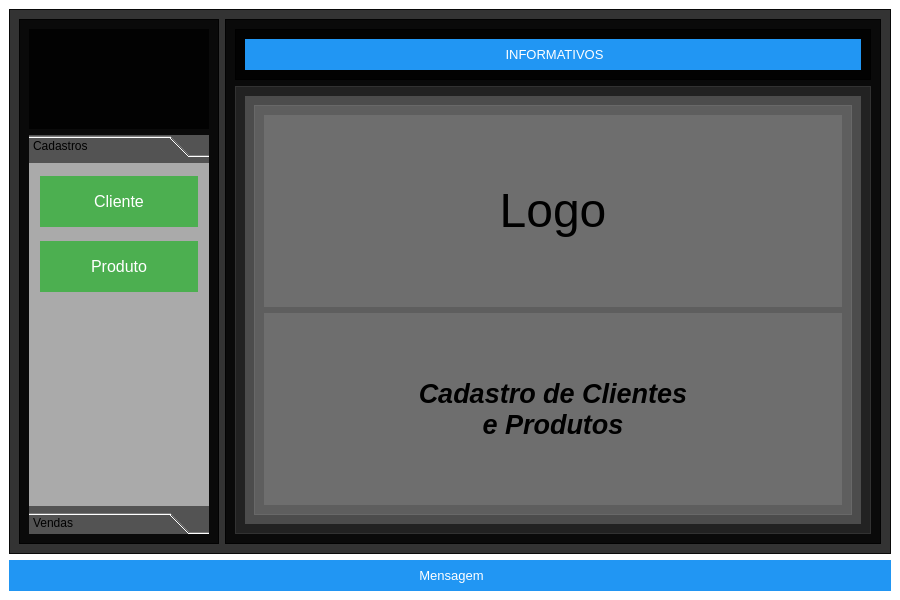
<?xml version="1.0" encoding="UTF-8"?>
<ui version="4.0">
 <class>MainWindow</class>
 <widget class="QMainWindow" name="MainWindow">
  <property name="geometry">
   <rect>
    <x>0</x>
    <y>0</y>
    <width>900</width>
    <height>600</height>
   </rect>
  </property>
  <property name="windowTitle">
   <string>MainWindow</string>
  </property>
  <property name="styleSheet">
   <string notr="true">background-color: rgb(255, 255, 255);</string>
  </property>
  <widget class="QWidget" name="centralwidget">
   <layout class="QVBoxLayout" name="verticalLayout">
    <item>
     <widget class="QFrame" name="frame">
      <property name="sizePolicy">
       <sizepolicy hsizetype="Preferred" vsizetype="Minimum">
        <horstretch>0</horstretch>
        <verstretch>0</verstretch>
       </sizepolicy>
      </property>
      <property name="styleSheet">
       <string notr="true">background-color: rgba(0, 0, 0, 0.8);</string>
      </property>
      <property name="frameShape">
       <enum>QFrame::StyledPanel</enum>
      </property>
      <property name="frameShadow">
       <enum>QFrame::Raised</enum>
      </property>
      <layout class="QHBoxLayout" name="horizontalLayout">
       <item>
        <widget class="QFrame" name="frame_2">
         <property name="sizePolicy">
          <sizepolicy hsizetype="Maximum" vsizetype="Preferred">
           <horstretch>0</horstretch>
           <verstretch>0</verstretch>
          </sizepolicy>
         </property>
         <property name="minimumSize">
          <size>
           <width>200</width>
           <height>0</height>
          </size>
         </property>
         <property name="frameShape">
          <enum>QFrame::StyledPanel</enum>
         </property>
         <property name="frameShadow">
          <enum>QFrame::Raised</enum>
         </property>
         <layout class="QVBoxLayout" name="verticalLayout_3">
          <item>
           <widget class="QLabel" name="label_2">
            <property name="minimumSize">
             <size>
              <width>100</width>
              <height>100</height>
             </size>
            </property>
            <property name="styleSheet">
             <string notr="true">color: #fff;</string>
            </property>
            <property name="text">
             <string>&lt;html&gt;&lt;head/&gt;&lt;body&gt;&lt;p align=&quot;center&quot;&gt;&lt;br/&gt;&lt;/p&gt;&lt;/body&gt;&lt;/html&gt;</string>
            </property>
            <property name="scaledContents">
             <bool>true</bool>
            </property>
           </widget>
          </item>
          <item>
           <widget class="QToolBox" name="toolBox">
            <property name="styleSheet">
             <string notr="true">background-color: rgba(255, 255, 255, 0.3);</string>
            </property>
            <property name="currentIndex">
             <number>0</number>
            </property>
            <widget class="QWidget" name="mCadastros">
             <property name="geometry">
              <rect>
               <x>0</x>
               <y>0</y>
               <width>180</width>
               <height>344</height>
              </rect>
             </property>
             <attribute name="label">
              <string>Cadastros</string>
             </attribute>
             <layout class="QVBoxLayout" name="verticalLayout_2">
              <item>
               <widget class="QPushButton" name="btnCliente">
                <property name="minimumSize">
                 <size>
                  <width>100</width>
                  <height>50</height>
                 </size>
                </property>
                <property name="cursor">
                 <cursorShape>PointingHandCursor</cursorShape>
                </property>
                <property name="styleSheet">
                 <string notr="true">QPushButton{
	background-color: #4CAF50;
  	border: none;
  	color: #fff;
  	padding: 16px 32px;
  	text-align: center;
  	text-decoration: none;
  	font-size: 16px;
  	margin: 4px 2px;
  	transition-duration: 0.4s;
}
QPushButton:hover{
	background-color: rgb(255, 255, 0);
  	color: #4CAF50;
	font: 300 16px &quot;MS Shell Dlg 2&quot;;
}</string>
                </property>
                <property name="text">
                 <string>Cliente</string>
                </property>
               </widget>
              </item>
              <item>
               <widget class="QPushButton" name="btnProduto">
                <property name="minimumSize">
                 <size>
                  <width>100</width>
                  <height>50</height>
                 </size>
                </property>
                <property name="cursor">
                 <cursorShape>PointingHandCursor</cursorShape>
                </property>
                <property name="styleSheet">
                 <string notr="true">QPushButton{
	background-color: #4CAF50;
  	border: none;
  	color: #fff;
  	padding: 16px 32px;
  	text-align: center;
  	text-decoration: none;
  	font-size: 16px;
  	margin: 4px 2px;
  	transition-duration: 0.4s;
}
QPushButton:hover{
	background-color: rgb(255, 255, 0);
  	color: #4CAF50;
	font: 300 16px &quot;MS Shell Dlg 2&quot;;
}</string>
                </property>
                <property name="text">
                 <string>Produto</string>
                </property>
               </widget>
              </item>
              <item>
               <spacer name="verticalSpacer">
                <property name="orientation">
                 <enum>Qt::Vertical</enum>
                </property>
                <property name="sizeHint" stdset="0">
                 <size>
                  <width>20</width>
                  <height>40</height>
                 </size>
                </property>
               </spacer>
              </item>
             </layout>
            </widget>
            <widget class="QWidget" name="mVendas">
             <property name="geometry">
              <rect>
               <x>0</x>
               <y>0</y>
               <width>180</width>
               <height>344</height>
              </rect>
             </property>
             <attribute name="label">
              <string>Vendas</string>
             </attribute>
            </widget>
           </widget>
          </item>
         </layout>
        </widget>
       </item>
       <item>
        <widget class="QFrame" name="frame_3">
         <property name="frameShape">
          <enum>QFrame::StyledPanel</enum>
         </property>
         <property name="frameShadow">
          <enum>QFrame::Raised</enum>
         </property>
         <layout class="QVBoxLayout" name="verticalLayout_7">
          <item>
           <layout class="QVBoxLayout" name="verticalLayout_6">
            <item>
             <widget class="QFrame" name="frame_5">
              <property name="sizePolicy">
               <sizepolicy hsizetype="Preferred" vsizetype="Maximum">
                <horstretch>0</horstretch>
                <verstretch>0</verstretch>
               </sizepolicy>
              </property>
              <property name="frameShape">
               <enum>QFrame::StyledPanel</enum>
              </property>
              <property name="frameShadow">
               <enum>QFrame::Raised</enum>
              </property>
              <layout class="QVBoxLayout" name="verticalLayout_4">
               <item>
                <widget class="QLabel" name="label_3">
                 <property name="minimumSize">
                  <size>
                   <width>0</width>
                   <height>25</height>
                  </size>
                 </property>
                 <property name="styleSheet">
                  <string notr="true">padding: 8px;
background-color: #2196F3;
color: white;
opacity: 0.83;
transition: opacity 0.6s;</string>
                 </property>
                 <property name="text">
                  <string>&lt;html&gt;&lt;head/&gt;&lt;body&gt;&lt;p align=&quot;center&quot;&gt;&lt;span style=&quot; font-size:10pt;&quot;&gt;INFORMATIVOS&lt;/span&gt;&lt;/p&gt;&lt;/body&gt;&lt;/html&gt;</string>
                 </property>
                </widget>
               </item>
              </layout>
             </widget>
            </item>
            <item>
             <widget class="QFrame" name="frame_4">
              <property name="sizePolicy">
               <sizepolicy hsizetype="Preferred" vsizetype="Minimum">
                <horstretch>0</horstretch>
                <verstretch>0</verstretch>
               </sizepolicy>
              </property>
              <property name="styleSheet">
               <string notr="true">background-color: rgba(255, 255, 255, 0.1);</string>
              </property>
              <property name="frameShape">
               <enum>QFrame::StyledPanel</enum>
              </property>
              <property name="frameShadow">
               <enum>QFrame::Raised</enum>
              </property>
              <layout class="QVBoxLayout" name="verticalLayout_11">
               <item>
                <widget class="QStackedWidget" name="Pages">
                 <property name="styleSheet">
                  <string notr="true">background-color: rgba(255, 255, 255, 0.1);</string>
                 </property>
                 <property name="currentIndex">
                  <number>0</number>
                 </property>
                 <widget class="QWidget" name="pageShow">
                  <layout class="QVBoxLayout" name="verticalLayout_20">
                   <item>
                    <widget class="QFrame" name="frame_11">
                     <property name="frameShape">
                      <enum>QFrame::StyledPanel</enum>
                     </property>
                     <property name="frameShadow">
                      <enum>QFrame::Raised</enum>
                     </property>
                     <layout class="QVBoxLayout" name="verticalLayout_19">
                      <item>
                       <layout class="QVBoxLayout" name="verticalLayout_18">
                        <item>
                         <widget class="QLabel" name="label_8">
                          <property name="text">
                           <string>&lt;html&gt;&lt;head/&gt;&lt;body&gt;&lt;p align=&quot;center&quot;&gt;&lt;span style=&quot; font-size:36pt;&quot;&gt;Logo&lt;/span&gt;&lt;/p&gt;&lt;/body&gt;&lt;/html&gt;</string>
                          </property>
                         </widget>
                        </item>
                        <item>
                         <widget class="QLabel" name="label_9">
                          <property name="text">
                           <string>&lt;html&gt;&lt;head/&gt;&lt;body&gt;&lt;p align=&quot;center&quot;&gt;&lt;span style=&quot; font-size:20pt; font-weight:600; font-style:italic;&quot;&gt;Cadastro de Clientes&lt;/span&gt;&lt;br /&gt;&lt;span style=&quot; font-size:20pt; font-weight:600; font-style:italic;&quot;&gt;e Produtos&lt;/span&gt;&lt;/p&gt;&lt;/body&gt;&lt;/html&gt;</string>
                          </property>
                         </widget>
                        </item>
                       </layout>
                      </item>
                     </layout>
                    </widget>
                   </item>
                  </layout>
                 </widget>
                 <widget class="QWidget" name="pageClientes">
                  <layout class="QVBoxLayout" name="verticalLayout_15">
                   <item>
                    <widget class="QTabWidget" name="tabWidget_2">
                     <property name="styleSheet">
                      <string notr="true">background-color: rgba(0, 0, 0, 0.5);</string>
                     </property>
                     <property name="currentIndex">
                      <number>0</number>
                     </property>
                     <widget class="QWidget" name="tabCli">
                      <attribute name="title">
                       <string>Cadastro Clientes</string>
                      </attribute>
                      <layout class="QVBoxLayout" name="verticalLayout_12">
                       <item>
                        <layout class="QVBoxLayout" name="verticalLayout_13">
                         <item>
                          <widget class="QFrame" name="frame_8">
                           <property name="sizePolicy">
                            <sizepolicy hsizetype="Preferred" vsizetype="Minimum">
                             <horstretch>0</horstretch>
                             <verstretch>0</verstretch>
                            </sizepolicy>
                           </property>
                           <property name="frameShape">
                            <enum>QFrame::StyledPanel</enum>
                           </property>
                           <property name="frameShadow">
                            <enum>QFrame::Raised</enum>
                           </property>
                           <layout class="QGridLayout" name="gridLayout_2">
                            <item row="0" column="0" colspan="2">
                             <widget class="QLabel" name="label_6">
                              <property name="sizePolicy">
                               <sizepolicy hsizetype="Preferred" vsizetype="Maximum">
                                <horstretch>0</horstretch>
                                <verstretch>0</verstretch>
                               </sizepolicy>
                              </property>
                              <property name="styleSheet">
                               <string notr="true">padding: 10px;
background-color: #fff;
color: #000;
font-weight: 300;</string>
                              </property>
                              <property name="text">
                               <string>&lt;html&gt;&lt;head/&gt;&lt;body&gt;&lt;p align=&quot;center&quot;&gt;&lt;span style=&quot; font-size:20pt; font-weight:600;&quot;&gt;Cadastro Clientes&lt;/span&gt;&lt;/p&gt;&lt;/body&gt;&lt;/html&gt;</string>
                              </property>
                             </widget>
                            </item>
                            <item row="2" column="0">
                             <widget class="QLineEdit" name="lineEdit_6">
                              <property name="minimumSize">
                               <size>
                                <width>0</width>
                                <height>25</height>
                               </size>
                              </property>
                              <property name="styleSheet">
                               <string notr="true">width: 100%;
padding: 5px 20px;
display: inline-block;
border: 1px solid #ccc;
border-radius: 4px;
box-sizing: border-box;
background-color: rgb(255, 255, 255);</string>
                              </property>
                              <property name="alignment">
                               <set>Qt::AlignCenter</set>
                              </property>
                              <property name="placeholderText">
                               <string>Nome do Cliente</string>
                              </property>
                             </widget>
                            </item>
                            <item row="2" column="1">
                             <widget class="QLineEdit" name="lineEdit_5">
                              <property name="minimumSize">
                               <size>
                                <width>0</width>
                                <height>25</height>
                               </size>
                              </property>
                              <property name="styleSheet">
                               <string notr="true">width: 100%;
padding: 5px 20px;
display: inline-block;
border: 1px solid #ccc;
border-radius: 4px;
box-sizing: border-box;
background-color: rgb(255, 255, 255);</string>
                              </property>
                              <property name="alignment">
                               <set>Qt::AlignCenter</set>
                              </property>
                              <property name="placeholderText">
                               <string>CPF</string>
                              </property>
                             </widget>
                            </item>
                            <item row="3" column="0">
                             <widget class="QLineEdit" name="lineEdit_7">
                              <property name="minimumSize">
                               <size>
                                <width>0</width>
                                <height>25</height>
                               </size>
                              </property>
                              <property name="styleSheet">
                               <string notr="true">width: 100%;
padding: 5px 20px;
display: inline-block;
border: 1px solid #ccc;
border-radius: 4px;
box-sizing: border-box;
background-color: rgb(255, 255, 255);</string>
                              </property>
                              <property name="alignment">
                               <set>Qt::AlignCenter</set>
                              </property>
                              <property name="placeholderText">
                               <string>E-mail</string>
                              </property>
                             </widget>
                            </item>
                            <item row="1" column="0" colspan="2">
                             <widget class="QLabel" name="label_7">
                              <property name="sizePolicy">
                               <sizepolicy hsizetype="Preferred" vsizetype="Maximum">
                                <horstretch>0</horstretch>
                                <verstretch>0</verstretch>
                               </sizepolicy>
                              </property>
                              <property name="styleSheet">
                               <string notr="true">padding: 8px;
background-color: #2196F3;
color: white;
opacity: 0.83;
transition: opacity 0.6s;</string>
                              </property>
                              <property name="text">
                               <string>&lt;html&gt;&lt;head/&gt;&lt;body&gt;&lt;p align=&quot;center&quot;&gt;&lt;span style=&quot; font-size:12pt;&quot;&gt;** Todos os campos são obrigatórios&lt;/span&gt;&lt;/p&gt;&lt;/body&gt;&lt;/html&gt;</string>
                              </property>
                             </widget>
                            </item>
                            <item row="3" column="1">
                             <widget class="QLineEdit" name="lineEdit_8">
                              <property name="minimumSize">
                               <size>
                                <width>0</width>
                                <height>25</height>
                               </size>
                              </property>
                              <property name="styleSheet">
                               <string notr="true">width: 100%;
padding: 5px 20px;
display: inline-block;
border: 1px solid #ccc;
border-radius: 4px;
box-sizing: border-box;
background-color: rgb(255, 255, 255);</string>
                              </property>
                              <property name="alignment">
                               <set>Qt::AlignCenter</set>
                              </property>
                              <property name="placeholderText">
                               <string>Endereço</string>
                              </property>
                             </widget>
                            </item>
                            <item row="4" column="0">
                             <widget class="QLineEdit" name="lineEdit_9">
                              <property name="minimumSize">
                               <size>
                                <width>0</width>
                                <height>25</height>
                               </size>
                              </property>
                              <property name="styleSheet">
                               <string notr="true">width: 100%;
padding: 5px 20px;
display: inline-block;
border: 1px solid #ccc;
border-radius: 4px;
box-sizing: border-box;
background-color: rgb(255, 255, 255);</string>
                              </property>
                              <property name="alignment">
                               <set>Qt::AlignCenter</set>
                              </property>
                              <property name="placeholderText">
                               <string>Fone</string>
                              </property>
                             </widget>
                            </item>
                            <item row="4" column="1">
                             <widget class="QLineEdit" name="lineEdit_10">
                              <property name="minimumSize">
                               <size>
                                <width>0</width>
                                <height>25</height>
                               </size>
                              </property>
                              <property name="styleSheet">
                               <string notr="true">width: 100%;
padding: 5px 20px;
display: inline-block;
border: 1px solid #ccc;
border-radius: 4px;
box-sizing: border-box;
background-color: rgb(255, 255, 255);</string>
                              </property>
                              <property name="alignment">
                               <set>Qt::AlignCenter</set>
                              </property>
                              <property name="placeholderText">
                               <string>Bairro</string>
                              </property>
                             </widget>
                            </item>
                            <item row="5" column="0">
                             <widget class="QComboBox" name="comboBox">
                              <property name="styleSheet">
                               <string notr="true">width: 100%;
padding: 5px 10px;
display: inline-block;
border: 1px solid #ccc;
border-radius: 4px;
box-sizing: border-box;
background-color: rgb(255, 255, 255);</string>
                              </property>
                              <item>
                               <property name="text">
                                <string>-- Categoria --</string>
                               </property>
                              </item>
                             </widget>
                            </item>
                           </layout>
                          </widget>
                         </item>
                         <item>
                          <widget class="QFrame" name="frame_9">
                           <property name="sizePolicy">
                            <sizepolicy hsizetype="Preferred" vsizetype="Maximum">
                             <horstretch>0</horstretch>
                             <verstretch>0</verstretch>
                            </sizepolicy>
                           </property>
                           <property name="frameShape">
                            <enum>QFrame::StyledPanel</enum>
                           </property>
                           <property name="frameShadow">
                            <enum>QFrame::Raised</enum>
                           </property>
                           <layout class="QVBoxLayout" name="verticalLayout_14">
                            <item>
                             <widget class="QPushButton" name="btnSalvarCli">
                              <property name="sizePolicy">
                               <sizepolicy hsizetype="Maximum" vsizetype="Fixed">
                                <horstretch>0</horstretch>
                                <verstretch>0</verstretch>
                               </sizepolicy>
                              </property>
                              <property name="minimumSize">
                               <size>
                                <width>150</width>
                                <height>30</height>
                               </size>
                              </property>
                              <property name="cursor">
                               <cursorShape>PointingHandCursor</cursorShape>
                              </property>
                              <property name="layoutDirection">
                               <enum>Qt::RightToLeft</enum>
                              </property>
                              <property name="styleSheet">
                               <string notr="true">QPushButton{
	background-color: #4CAF50;
  	border: none;
  	color: #fff;
  	padding: 16px 32px;
  	text-align: center;
  	text-decoration: none;
  	font-size: 16px;
  	margin: 4px 2px;
  	transition-duration: 0.4s;
}
QPushButton:hover{
	background-color: rgb(255, 255, 0);
  	color: #4CAF50;
	font: 300 16px &quot;MS Shell Dlg 2&quot;;
}</string>
                              </property>
                              <property name="text">
                               <string>Salvar</string>
                              </property>
                             </widget>
                            </item>
                           </layout>
                          </widget>
                         </item>
                        </layout>
                       </item>
                      </layout>
                     </widget>
                     <widget class="QWidget" name="tabCliList">
                      <attribute name="title">
                       <string>Listar Clientes</string>
                      </attribute>
                      <layout class="QVBoxLayout" name="verticalLayout_16">
                       <item>
                        <layout class="QHBoxLayout" name="horizontalLayout_2">
                         <item>
                          <widget class="QTableWidget" name="tableWidget">
                           <column>
                            <property name="text">
                             <string>Nome</string>
                            </property>
                           </column>
                           <column>
                            <property name="text">
                             <string>Cpf</string>
                            </property>
                           </column>
                           <column>
                            <property name="text">
                             <string>Email</string>
                            </property>
                           </column>
                           <column>
                            <property name="text">
                             <string>New Column</string>
                            </property>
                           </column>
                           <column>
                            <property name="text">
                             <string>Endereco</string>
                            </property>
                           </column>
                           <column>
                            <property name="text">
                             <string>Bairro</string>
                            </property>
                           </column>
                           <column>
                            <property name="text">
                             <string>Categoria</string>
                            </property>
                           </column>
                          </widget>
                         </item>
                         <item>
                          <widget class="QFrame" name="frame_10">
                           <property name="sizePolicy">
                            <sizepolicy hsizetype="Maximum" vsizetype="Minimum">
                             <horstretch>0</horstretch>
                             <verstretch>0</verstretch>
                            </sizepolicy>
                           </property>
                           <property name="minimumSize">
                            <size>
                             <width>100</width>
                             <height>0</height>
                            </size>
                           </property>
                           <property name="frameShape">
                            <enum>QFrame::StyledPanel</enum>
                           </property>
                           <property name="frameShadow">
                            <enum>QFrame::Raised</enum>
                           </property>
                           <layout class="QVBoxLayout" name="verticalLayout_17">
                            <item>
                             <widget class="QPushButton" name="btnAlterar">
                              <property name="minimumSize">
                               <size>
                                <width>50</width>
                                <height>50</height>
                               </size>
                              </property>
                              <property name="styleSheet">
                               <string notr="true">QPushButton{
	background-color: #4CAF50;
  	border: none;
  	color: #fff;
  	text-align: center;
  	text-decoration: none;
  	font-size: 14px;
  	transition-duration: 0.4s;
}
QPushButton:hover{
	background-color: rgb(255, 255, 0);
  	color: #4CAF50;
	font: 300 14px &quot;MS Shell Dlg 2&quot;;
}</string>
                              </property>
                              <property name="text">
                               <string>Alterar</string>
                              </property>
                             </widget>
                            </item>
                            <item>
                             <widget class="QPushButton" name="btnExcluir">
                              <property name="minimumSize">
                               <size>
                                <width>50</width>
                                <height>50</height>
                               </size>
                              </property>
                              <property name="styleSheet">
                               <string notr="true">QPushButton{
	background-color: #4CAF50;
  	border: none;
  	color: #fff;
  	padding: 16px 32px;
  	text-align: center;
  	text-decoration: none;
  	font-size: 16px;
  	margin: 4px 2px;
  	transition-duration: 0.4s;
}
QPushButton:hover{
	background-color: rgb(255, 255, 0);
  	color: #4CAF50;
	font: 300 16px &quot;MS Shell Dlg 2&quot;;
}</string>
                              </property>
                              <property name="text">
                               <string>Excluir</string>
                              </property>
                             </widget>
                            </item>
                            <item>
                             <spacer name="verticalSpacer_2">
                              <property name="orientation">
                               <enum>Qt::Vertical</enum>
                              </property>
                              <property name="sizeHint" stdset="0">
                               <size>
                                <width>20</width>
                                <height>40</height>
                               </size>
                              </property>
                             </spacer>
                            </item>
                           </layout>
                          </widget>
                         </item>
                        </layout>
                       </item>
                      </layout>
                     </widget>
                    </widget>
                   </item>
                  </layout>
                 </widget>
                 <widget class="QWidget" name="pageProdutos">
                  <layout class="QVBoxLayout" name="verticalLayout_5">
                   <item>
                    <widget class="QTabWidget" name="tabWidget">
                     <property name="styleSheet">
                      <string notr="true">background-color: rgba(0, 0, 0, 0.5);</string>
                     </property>
                     <property name="currentIndex">
                      <number>0</number>
                     </property>
                     <widget class="QWidget" name="tabProd">
                      <attribute name="title">
                       <string>Cadastrar Produtos</string>
                      </attribute>
                      <layout class="QVBoxLayout" name="verticalLayout_10">
                       <item>
                        <layout class="QVBoxLayout" name="verticalLayout_8">
                         <item>
                          <widget class="QFrame" name="frame_6">
                           <property name="sizePolicy">
                            <sizepolicy hsizetype="Preferred" vsizetype="Minimum">
                             <horstretch>0</horstretch>
                             <verstretch>0</verstretch>
                            </sizepolicy>
                           </property>
                           <property name="frameShape">
                            <enum>QFrame::StyledPanel</enum>
                           </property>
                           <property name="frameShadow">
                            <enum>QFrame::Raised</enum>
                           </property>
                           <layout class="QGridLayout" name="gridLayout">
                            <item row="0" column="0" colspan="2">
                             <widget class="QLabel" name="label_4">
                              <property name="sizePolicy">
                               <sizepolicy hsizetype="Preferred" vsizetype="Maximum">
                                <horstretch>0</horstretch>
                                <verstretch>0</verstretch>
                               </sizepolicy>
                              </property>
                              <property name="styleSheet">
                               <string notr="true">padding: 10px;
background-color: #fff;
color: #000;
font-weight: 300;</string>
                              </property>
                              <property name="text">
                               <string>&lt;html&gt;&lt;head/&gt;&lt;body&gt;&lt;p align=&quot;center&quot;&gt;&lt;span style=&quot; font-size:20pt; font-weight:600;&quot;&gt;Cadastro Produtos&lt;/span&gt;&lt;/p&gt;&lt;/body&gt;&lt;/html&gt;</string>
                              </property>
                             </widget>
                            </item>
                            <item row="2" column="1">
                             <widget class="QLineEdit" name="lineEdit_3">
                              <property name="minimumSize">
                               <size>
                                <width>0</width>
                                <height>25</height>
                               </size>
                              </property>
                              <property name="styleSheet">
                               <string notr="true">width: 100%;
padding: 12px 20px;
margin: 8px 0;
display: inline-block;
border: 1px solid #ccc;
border-radius: 4px;
box-sizing: border-box;
background-color: rgb(255, 255, 255);</string>
                              </property>
                              <property name="alignment">
                               <set>Qt::AlignCenter</set>
                              </property>
                              <property name="placeholderText">
                               <string>Código</string>
                              </property>
                             </widget>
                            </item>
                            <item row="2" column="0">
                             <widget class="QLineEdit" name="lineEdit">
                              <property name="minimumSize">
                               <size>
                                <width>0</width>
                                <height>25</height>
                               </size>
                              </property>
                              <property name="styleSheet">
                               <string notr="true">width: 100%;
padding: 12px 20px;
margin: 8px 0;
display: inline-block;
border: 1px solid #ccc;
border-radius: 4px;
box-sizing: border-box;
background-color: rgb(255, 255, 255);</string>
                              </property>
                              <property name="alignment">
                               <set>Qt::AlignCenter</set>
                              </property>
                              <property name="placeholderText">
                               <string>Nome do Produto</string>
                              </property>
                             </widget>
                            </item>
                            <item row="3" column="0">
                             <widget class="QLineEdit" name="lineEdit_2">
                              <property name="minimumSize">
                               <size>
                                <width>0</width>
                                <height>25</height>
                               </size>
                              </property>
                              <property name="styleSheet">
                               <string notr="true">width: 100%;
padding: 12px 20px;
margin: 8px 0;
display: inline-block;
border: 1px solid #ccc;
border-radius: 4px;
box-sizing: border-box;
background-color: rgb(255, 255, 255);</string>
                              </property>
                              <property name="alignment">
                               <set>Qt::AlignCenter</set>
                              </property>
                              <property name="placeholderText">
                               <string>Preço R$</string>
                              </property>
                             </widget>
                            </item>
                            <item row="3" column="1">
                             <widget class="QLineEdit" name="lineEdit_4">
                              <property name="minimumSize">
                               <size>
                                <width>0</width>
                                <height>25</height>
                               </size>
                              </property>
                              <property name="styleSheet">
                               <string notr="true">width: 100%;
padding: 12px 20px;
margin: 8px 0;
display: inline-block;
border: 1px solid #ccc;
border-radius: 4px;
box-sizing: border-box;
background-color: rgb(255, 255, 255);</string>
                              </property>
                              <property name="alignment">
                               <set>Qt::AlignCenter</set>
                              </property>
                              <property name="placeholderText">
                               <string>Quant. Estoque</string>
                              </property>
                             </widget>
                            </item>
                            <item row="1" column="0" colspan="2">
                             <widget class="QLabel" name="label_5">
                              <property name="sizePolicy">
                               <sizepolicy hsizetype="Preferred" vsizetype="Maximum">
                                <horstretch>0</horstretch>
                                <verstretch>0</verstretch>
                               </sizepolicy>
                              </property>
                              <property name="styleSheet">
                               <string notr="true">padding: 8px;
background-color: #2196F3;
color: white;
opacity: 0.83;
transition: opacity 0.6s;</string>
                              </property>
                              <property name="text">
                               <string>&lt;html&gt;&lt;head/&gt;&lt;body&gt;&lt;p align=&quot;center&quot;&gt;&lt;span style=&quot; font-size:12pt;&quot;&gt;** Todos os campos são obrigatórios&lt;/span&gt;&lt;/p&gt;&lt;/body&gt;&lt;/html&gt;</string>
                              </property>
                             </widget>
                            </item>
                           </layout>
                          </widget>
                         </item>
                         <item>
                          <widget class="QFrame" name="frame_7">
                           <property name="sizePolicy">
                            <sizepolicy hsizetype="Preferred" vsizetype="Maximum">
                             <horstretch>0</horstretch>
                             <verstretch>0</verstretch>
                            </sizepolicy>
                           </property>
                           <property name="frameShape">
                            <enum>QFrame::StyledPanel</enum>
                           </property>
                           <property name="frameShadow">
                            <enum>QFrame::Raised</enum>
                           </property>
                           <layout class="QVBoxLayout" name="verticalLayout_9">
                            <item>
                             <widget class="QPushButton" name="btnSalvarProd">
                              <property name="sizePolicy">
                               <sizepolicy hsizetype="Maximum" vsizetype="Fixed">
                                <horstretch>0</horstretch>
                                <verstretch>0</verstretch>
                               </sizepolicy>
                              </property>
                              <property name="minimumSize">
                               <size>
                                <width>150</width>
                                <height>30</height>
                               </size>
                              </property>
                              <property name="cursor">
                               <cursorShape>PointingHandCursor</cursorShape>
                              </property>
                              <property name="layoutDirection">
                               <enum>Qt::RightToLeft</enum>
                              </property>
                              <property name="styleSheet">
                               <string notr="true">QPushButton{
	background-color: #4CAF50;
  	border: none;
  	color: #fff;
  	padding: 16px 32px;
  	text-align: center;
  	text-decoration: none;
  	font-size: 16px;
  	margin: 4px 2px;
  	transition-duration: 0.4s;
}
QPushButton:hover{
	background-color: rgb(255, 255, 0);
  	color: #4CAF50;
	font: 300 16px &quot;MS Shell Dlg 2&quot;;
}</string>
                              </property>
                              <property name="text">
                               <string>Salvar</string>
                              </property>
                             </widget>
                            </item>
                           </layout>
                          </widget>
                         </item>
                        </layout>
                       </item>
                      </layout>
                     </widget>
                     <widget class="QWidget" name="tabProdList">
                      <attribute name="title">
                       <string>Listar Produtos</string>
                      </attribute>
                     </widget>
                    </widget>
                   </item>
                  </layout>
                 </widget>
                 <widget class="QWidget" name="page_4"/>
                </widget>
               </item>
              </layout>
             </widget>
            </item>
           </layout>
          </item>
         </layout>
        </widget>
       </item>
      </layout>
     </widget>
    </item>
    <item>
     <widget class="QLabel" name="label">
      <property name="sizePolicy">
       <sizepolicy hsizetype="Preferred" vsizetype="Maximum">
        <horstretch>0</horstretch>
        <verstretch>0</verstretch>
       </sizepolicy>
      </property>
      <property name="minimumSize">
       <size>
        <width>0</width>
        <height>25</height>
       </size>
      </property>
      <property name="styleSheet">
       <string notr="true">padding: 8px;
background-color: #2196F3;
color: white;
opacity: 0.83;
transition: opacity 0.6s;</string>
      </property>
      <property name="text">
       <string>&lt;html&gt;&lt;head/&gt;&lt;body&gt;&lt;p align=&quot;center&quot;&gt;&lt;span style=&quot; font-size:10pt;&quot;&gt;Mensagem&lt;/span&gt;&lt;/p&gt;&lt;/body&gt;&lt;/html&gt;</string>
      </property>
     </widget>
    </item>
   </layout>
  </widget>
 </widget>
 <resources/>
 <connections/>
</ui>
